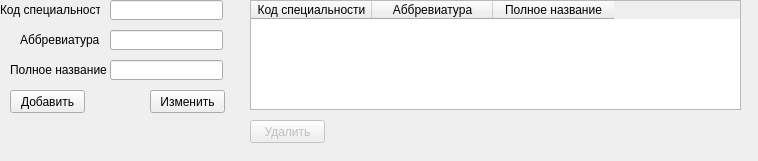
<?xml version="1.0" encoding="UTF-8"?>
<ui version="4.0">
 <class>Form</class>
 <widget class="QWidget" name="Form">
  <property name="geometry">
   <rect>
    <x>0</x>
    <y>0</y>
    <width>758</width>
    <height>161</height>
   </rect>
  </property>
  <property name="windowTitle">
   <string>Form</string>
  </property>
  <widget class="QTableWidget" name="SpecTable">
   <property name="geometry">
    <rect>
     <x>250</x>
     <y>0</y>
     <width>491</width>
     <height>110</height>
    </rect>
   </property>
   <property name="alternatingRowColors">
    <bool>true</bool>
   </property>
   <property name="selectionBehavior">
    <enum>QAbstractItemView::SelectRows</enum>
   </property>
   <attribute name="horizontalHeaderDefaultSectionSize">
    <number>121</number>
   </attribute>
   <attribute name="verticalHeaderVisible">
    <bool>false</bool>
   </attribute>
   <column>
    <property name="text">
     <string>Код специальности</string>
    </property>
   </column>
   <column>
    <property name="text">
     <string>Аббревиатура</string>
    </property>
   </column>
   <column>
    <property name="text">
     <string>Полное название</string>
    </property>
   </column>
  </widget>
  <widget class="QLabel" name="label_22">
   <property name="geometry">
    <rect>
     <x>0</x>
     <y>0</y>
     <width>100</width>
     <height>20</height>
    </rect>
   </property>
   <property name="text">
    <string>Код специальности</string>
   </property>
  </widget>
  <widget class="QLineEdit" name="line3">
   <property name="geometry">
    <rect>
     <x>110</x>
     <y>60</y>
     <width>113</width>
     <height>20</height>
    </rect>
   </property>
  </widget>
  <widget class="QLabel" name="label_23">
   <property name="geometry">
    <rect>
     <x>20</x>
     <y>30</y>
     <width>80</width>
     <height>20</height>
    </rect>
   </property>
   <property name="text">
    <string>Аббревиатура</string>
   </property>
  </widget>
  <widget class="QPushButton" name="AppendSpeciality">
   <property name="geometry">
    <rect>
     <x>10</x>
     <y>90</y>
     <width>75</width>
     <height>23</height>
    </rect>
   </property>
   <property name="text">
    <string>Добавить</string>
   </property>
  </widget>
  <widget class="QLineEdit" name="line2">
   <property name="geometry">
    <rect>
     <x>110</x>
     <y>30</y>
     <width>113</width>
     <height>20</height>
    </rect>
   </property>
  </widget>
  <widget class="QLabel" name="label_24">
   <property name="geometry">
    <rect>
     <x>10</x>
     <y>60</y>
     <width>100</width>
     <height>20</height>
    </rect>
   </property>
   <property name="text">
    <string>Полное название</string>
   </property>
  </widget>
  <widget class="QLineEdit" name="line">
   <property name="geometry">
    <rect>
     <x>110</x>
     <y>0</y>
     <width>113</width>
     <height>20</height>
    </rect>
   </property>
  </widget>
  <widget class="QPushButton" name="Change">
   <property name="geometry">
    <rect>
     <x>150</x>
     <y>90</y>
     <width>75</width>
     <height>23</height>
    </rect>
   </property>
   <property name="text">
    <string>Изменить</string>
   </property>
  </widget>
  <widget class="QPushButton" name="DeleteButton">
   <property name="enabled">
    <bool>false</bool>
   </property>
   <property name="geometry">
    <rect>
     <x>250</x>
     <y>120</y>
     <width>75</width>
     <height>23</height>
    </rect>
   </property>
   <property name="text">
    <string>Удалить</string>
   </property>
  </widget>
 </widget>
 <tabstops>
  <tabstop>line</tabstop>
  <tabstop>line2</tabstop>
  <tabstop>line3</tabstop>
  <tabstop>AppendSpeciality</tabstop>
  <tabstop>SpecTable</tabstop>
 </tabstops>
 <resources/>
 <connections/>
</ui>
